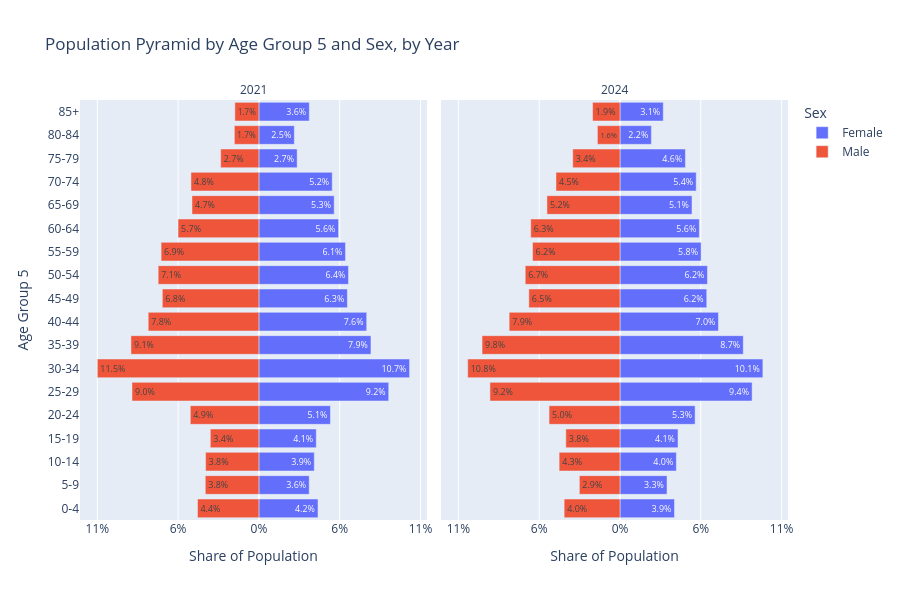

The cell this chart's notebook holds for it:
### Code cell
# facet by year, for a single city
fig = plot_age_pyramid(agg_combo, city="San Francisco", years=[2021, 2024])
fig.show()

### Figure 1 — Plotly figure (JSON) as saved in the notebook; plotly's stock layout.template omitted (floating-point values rounded to 4 significant figures)
{"data": [{"hovertemplate": "Sex: %{fullData.name}<br>Age Group 5: %{y}<br>Share: %{text}<extra></extra>", "legendgroup": "Female", "marker": {"color": "#636efa", "pattern": {"shape": ""}}, "name": "Female", "orientation": "h", "showlegend": true, "text": ["4.2%", "3.6%", "3.9%", "4.1%", "5.1%", "9.2%", "10.7%", "7.9%", "7.6%", "6.3%", "6.4%", "6.1%", "5.6%", "5.3%", "5.2%", "2.7%", "2.5%", "3.6%"], "textposition": "inside", "type": "bar", "x": [0.04188, 0.03564, 0.03924, 0.04066, 0.0507, 0.09201, 0.1068, 0.07942, 0.0764, 0.0627, 0.06351, 0.06136, 0.05646, 0.05335, 0.05197, 0.0271, 0.0251, 0.03571], "xaxis": "x", "y": ["0-4", "5-9", "10-14", "15-19", "20-24", "25-29", "30-34", "35-39", "40-44", "45-49", "50-54", "55-59", "60-64", "65-69", "70-74", "75-79", "80-84", "85+"], "yaxis": "y"}, {"hovertemplate": "Sex: %{fullData.name}<br>Age Group 5: %{y}<br>Share: %{text}<extra></extra>", "legendgroup": "Female", "marker": {"color": "#636efa", "pattern": {"shape": ""}}, "name": "Female", "orientation": "h", "showlegend": false, "text": ["3.9%", "3.3%", "4.0%", "4.1%", "5.3%", "9.4%", "10.1%", "8.7%", "7.0%", "6.2%", "6.2%", "5.8%", "5.6%", "5.1%", "5.4%", "4.6%", "2.2%", "3.1%"], "textposition": "inside", "type": "bar", "x": [0.03864, 0.03333, 0.03995, 0.04112, 0.05324, 0.09366, 0.1013, 0.08737, 0.06979, 0.06151, 0.062, 0.0575, 0.05624, 0.05104, 0.05403, 0.04638, 0.02225, 0.03067], "xaxis": "x2", "y": ["0-4", "5-9", "10-14", "15-19", "20-24", "25-29", "30-34", "35-39", "40-44", "45-49", "50-54", "55-59", "60-64", "65-69", "70-74", "75-79", "80-84", "85+"], "yaxis": "y2"}, {"hovertemplate": "Sex: %{fullData.name}<br>Age Group 5: %{y}<br>Share: %{text}<extra></extra>", "legendgroup": "Male", "marker": {"color": "#EF553B", "pattern": {"shape": ""}}, "name": "Male", "orientation": "h", "showlegend": true, "text": ["4.4%", "3.8%", "3.8%", "3.4%", "4.9%", "9.0%", "11.5%", "9.1%", "7.8%", "6.8%", "7.1%", "6.9%", "5.7%", "4.7%", "4.8%", "2.7%", "1.7%", "1.7%"], "textposition": "inside", "type": "bar", "x": [-0.04354, -0.03803, -0.03782, -0.03447, -0.04866, -0.08998, -0.1145, -0.09071, -0.07849, -0.06848, -0.07141, -0.06935, -0.05733, -0.04745, -0.04817, -0.02711, -0.01741, -0.01705], "xaxis": "x", "y": ["0-4", "5-9", "10-14", "15-19", "20-24", "25-29", "30-34", "35-39", "40-44", "45-49", "50-54", "55-59", "60-64", "65-69", "70-74", "75-79", "80-84", "85+"], "yaxis": "y"}, {"hovertemplate": "Sex: %{fullData.name}<br>Age Group 5: %{y}<br>Share: %{text}<extra></extra>", "legendgroup": "Male", "marker": {"color": "#EF553B", "pattern": {"shape": ""}}, "name": "Male", "orientation": "h", "showlegend": false, "text": ["4.0%", "2.9%", "4.3%", "3.8%", "5.0%", "9.2%", "10.8%", "9.8%", "7.9%", "6.5%", "6.7%", "6.2%", "6.3%", "5.2%", "4.5%", "3.4%", "1.6%", "1.9%"], "textposition": "inside", "type": "bar", "x": [-0.0396, -0.0288, -0.04315, -0.0384, -0.05029, -0.09221, -0.108, -0.09779, -0.07858, -0.06463, -0.06719, -0.06199, -0.06328, -0.05179, -0.04538, -0.0335, -0.01602, -0.01943], "xaxis": "x2", "y": ["0-4", "5-9", "10-14", "15-19", "20-24", "25-29", "30-34", "35-39", "40-44", "45-49", "50-54", "55-59", "60-64", "65-69", "70-74", "75-79", "80-84", "85+"], "yaxis": "y2"}], "layout": {"annotations": [{"font": {}, "showarrow": false, "text": "2021", "x": 0.245, "xanchor": "center", "xref": "paper", "y": 1, "yanchor": "bottom", "yref": "paper"}, {"font": {}, "showarrow": false, "text": "2024", "x": 0.755, "xanchor": "center", "xref": "paper", "y": 1, "yanchor": "bottom", "yref": "paper"}], "barmode": "relative", "height": 600, "legend": {"title": {"text": "Sex"}, "tracegroupgap": 0}, "title": {"text": "Population Pyramid by Age Group 5 and Sex, by Year"}, "width": 900, "xaxis": {"anchor": "y", "domain": [0, 0.49], "ticktext": ["11%", "6%", "0%", "6%", "11%"], "tickvals": [-0.1145, -0.05727, 0.0, 0.05727, 0.1145], "title": {"text": "Share of Population"}}, "xaxis2": {"anchor": "y2", "domain": [0.51, 1], "matches": "x", "ticktext": ["11%", "6%", "0%", "6%", "11%"], "tickvals": [-0.1145, -0.05727, 0.0, 0.05727, 0.1145], "title": {"text": "Share of Population"}}, "yaxis": {"anchor": "x", "categoryarray": ["0-4", "5-9", "10-14", "15-19", "20-24", "25-29", "30-34", "35-39", "40-44", "45-49", "50-54", "55-59", "60-64", "65-69", "70-74", "75-79", "80-84", "85+"], "categoryorder": "array", "domain": [0, 1], "title": {"text": "Age Group 5"}}, "yaxis2": {"anchor": "x2", "domain": [0, 1], "matches": "y", "showticklabels": false}}}
